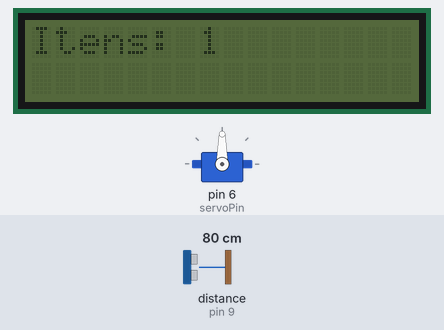
A sketch run on a simulated Arduino Uno, built with avr-gcc and run on an emulated ATmega328P. Shown: 16×2 character LCD, servo. Wiring (inferred from the names in the program): ultrasonic range finder: trigger pin 8; echo pin 9. Inputs (shaded band) come from the test bench; at power-on: distance to the obstacle (sensor on pin 9) 80 cm. The echo pulse lasts 58.3 µs per cm; what the sketch prints to the serial monitor is not drawn.

Above: at 1.4 s.
1.5 s: distance to the obstacle (sensor on pin 9) set to 8 cm
3.7 s: distance to the obstacle (sensor on pin 9) set to 5 cm
At 5.9 s:
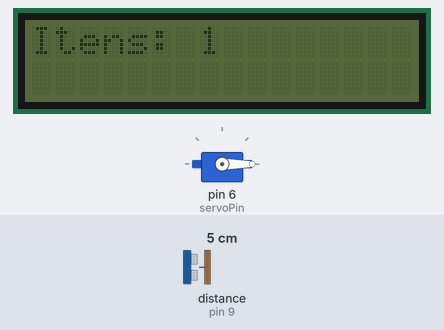
6.2 s: distance to the obstacle (sensor on pin 9) set to 9 cm
At 7.1 s:
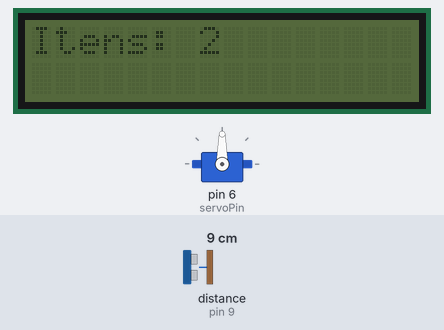
Timing chart, 0 to 9.2 s (numbered marks = the images above; inputs shaded):
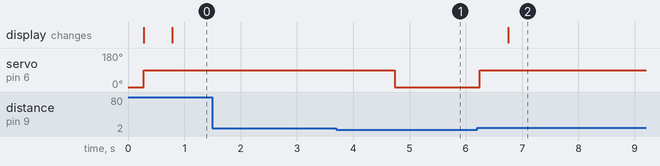

Measured:
- the behaviour switches between 7 and 6 cm on distance to the obstacle (sensor on pin 9) (found by bisection; images 0 and 1)
- after the input at 1.5 s, every drawn part: stays the same
- after the input at 3.7 s, servo on pin 6 (servoPin): 90° → 0° after 1.0 s
- after the input at 6.2 s, servo on pin 6 (servoPin): 0° → 90° after 0.05 s; the display: changes after 0.56 s (image 2)

The sketch:

codigoarduino.ino
```cpp
#include <Adafruit_LiquidCrystal.h>
#include <LiquidCrystal.h>
#include <Wire.h>
#include <LiquidCrystal_I2C.h>
#include <Servo.h>

LiquidCrystal_I2C lcd(0x27, 16, 2);
Servo servo;

const int trigPin = 8;
const int echoPin = 9;
const int servoPin = 6;

int itemCount = 0;
bool caixaAberta = false;  // variável para saber se a caixa está aberta

void setup() {
  servo.write(0); // Caixa fechada inicialmente
  Serial.begin(9600);
  lcd.init();
  servo.attach(servoPin);
  delay(200);         // estabiliza o servo
  servo.write(0); // Caixa fechada inicialmente
  pinMode(trigPin, OUTPUT);
  pinMode(echoPin, INPUT);
  lcd.setCursor(0, 0);
  lcd.print("Itens: 0");
}
void abrirCaixa() {
  servo.write(90); // abrir
  delay(500);
}

void fecharCaixa() {
  servo.write(0); // fechar
  delay(500);
}

void loop() {
  long duration;
  int distance;

  digitalWrite(trigPin, LOW); delayMicroseconds(2);
  digitalWrite(trigPin, HIGH); delayMicroseconds(10);
  digitalWrite(trigPin, LOW);
  duration = pulseIn(echoPin, HIGH, 30000); // 30 milissegundos (timeout)
  distance = duration * 0.034 / 2;

  if (distance > 5 && distance < 100) {
    // Se detectar objeto e a caixa estiver fechada, abre
    if (!caixaAberta) {
      abrirCaixa();
      caixaAberta = true;
      itemCount++;
      lcd.setCursor(0, 0);
      lcd.print("Itens: ");
      lcd.print(itemCount);
      Serial.print("Distancia: ");
      Serial.println(distance);
    }
  } else {
    // Se não detectar objeto e a caixa estiver aberta, fecha
    if (caixaAberta) {
      delay(1000);
      fecharCaixa();
      caixaAberta = false;
    }
  }

  delay(100);
}
```
